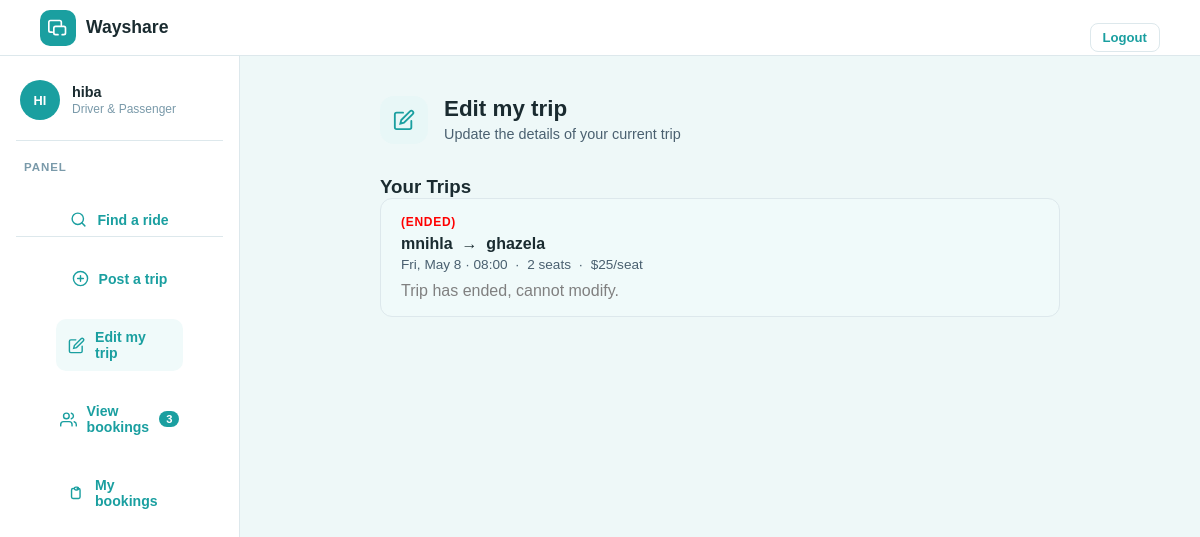
/myTrip.php (signed in), run on the app's committed database.
### tables this page shows
CREATE TABLE users (
    id INTEGER PRIMARY KEY AUTOINCREMENT,
    name TEXT,
    email TEXT UNIQUE,
    password TEXT
, phone TEXT);

CREATE TABLE rides (
    id INTEGER PRIMARY KEY AUTOINCREMENT,
    driver_id INTEGER,
    departure TEXT,
    destination TEXT,
    date TEXT,
    seats INTEGER, departure_time TEXT, price REAL, notes TEXT,
    FOREIGN KEY(driver_id) REFERENCES users(id)
);

### public/myTrip.php (the view, shortened to what this page needs)
<?php
require '../config/db.php';
$stmt = $pdo->prepare("SELECT * FROM users WHERE id = ?");
$stmt->execute([$_SESSION['user_id']]);
$user = $stmt->fetch();
$stmt = $pdo->prepare("SELECT * FROM rides WHERE driver_id = ? ORDER BY date DESC");
$stmt->execute([$_SESSION['user_id']]);
$rides = $stmt->fetchAll();
?>
<!DOCTYPE html>
<html>
<head>
    <link rel="stylesheet" href="../assets/style.css?v=1">
</head>
<body>
    <nav>
        <a class="nav-logo" href="findRide.php">
        <div class="logo-icon"><svg viewBox="0 0 24 24"><path d="M5 17H3a2 2 0 01-2-2V5a2 2 0 012-2h11a2 2 0 012 2v3m-4 12H9m10 0h-2m2 0a2 2 0 002-2v-6a2 2 0 00-2-2H9a2 2 0 00-2 2v6a2 2 0 002 2m10 0h-2" stroke="white" stroke-width="2" stroke-linecap="round" stroke-linejoin="round" fill="none"/></svg></div>
        <span>Wayshare</span>
        </a>
        <div class="nav-right auth-footer" id="searchNavRight">
            <a href="logout.php" class="btn-logout">Logout</a>
        </div>
    </nav>
    <div class="app-layout">
    <aside class="driver-sidebar">
      <div class="sidebar-header">
        <div class="sidebar-avatar">
            <?= strtoupper(substr($user['name'], 0, 2)) ?>
        </div>
        <div>
          <div class="sidebar-name">
            <?= $user['name'] ?>
          </div>
          <div class="sidebar-role">Driver &amp; Passenger</div>
        </div>
      </div>
      <div class="sidebar-section-label"> Panel</div>
      <nav class="sidebar-nav">
        <div class="auth-footer">
            <a class="snav-item " href="findRide.php">
            <svg viewBox="0 0 24 24" stroke-width="2" fill="none" stroke-linecap="round"><circle cx="11" cy="11" r="8"/><path d="m21 21-4.35-4.35"/></svg>
            Find a ride
            </a>
        </div>
        <div class="auth-footer">
            <a class="snav-item" href="postRide.php">
            <svg viewBox="0 0 24 24" stroke-width="2" fill="none" stroke-linecap="round"><circle cx="12" cy="12" r="10"/><line x1="12" y1="8" x2="12" y2="16"/><line x1="8" y1="12" x2="16" y2="12"/></svg>
            Post a trip
            </a>
        </div>
        <div class="auth-footer">
            <a class="snav-item active" href="myTrip.php">
            <svg viewBox="0 0 24 24" stroke-width="2" fill="none" stroke-linecap="round"><path d="M11 4H4a2 2 0 00-2 2v14a2 2 0 002 2h14a2 2 0 002-2v-7"/><path d="M18.5 2.5a2.121 2.121 0 013 3L12 15l-4 1 1-4 9.5-9.5z"/></svg>
            Edit my trip
            </a>
        </div>
        <div class="auth-footer">
            <a class="snav-item" href="viewbookings.php">
            <svg viewBox="0 0 24 24" stroke-width="2" fill="none" stroke-linecap="round"><path d="M17 21v-2a4 4 0 00-4-4H5a4 4 0 00-4 4v2"/><circle cx="9" cy="7" r="4"/><path d="M23 21v-2a4 4 0 00-3-3.87"/><path d="M16 3.13a4 4 0 010 7.75"/></svg>
            View bookings
            <span class="badge">3</span>
            </a>
        </div>
        <div class="auth-footer">
            <a class="snav-item" href="myBookings.php">
            <svg viewBox="0 0 24 24" stroke-width="2" fill="none" stroke-linecap="round"><path d="M9 5H7a2 2 0 00-2 2v10a2 2 0 002 2h8a2 2 0 002-2V7a2 2 0 00-2-2h-2M9 5a2 2 0 002 2h2a2 2 0 002-2M9 5a2 2 0 012-2h2a2 2 0 012 2"/></svg>
            My bookings
            </a>
        </div>
    </aside>
    <main class="panel-area">
        <div id="panel-edit" class="panel active">
          <div class="panel-inner">
            <div class="panel-title-row">
              <div class="panel-icon" style="background:#e8f7f7"><svg width="22" height="22" viewBox="0 0 24 24" stroke="#1a9fa0" stroke-width="2" fill="none" stroke-linecap="round"><path d="M11 4H4a2 2 0 00-2 2v14a2 2 0 002 2h14a2 2 0 002-2v-7"/><path d="M18.5 2.5a2.121 2.121 0 013 3L12 15l-4 1 1-4 9.5-9.5z"/></svg></div>
              <div>
                <h2>Edit my trip</h2>
                <p>Update the details of your current trip</p>
              </div>
            </div>
            <?php if (empty($rides)): ?>
              <p>No trips posted yet.</p>
            <?php else: ?>
              <h3>Your Trips</h3>
              <?php foreach ($rides as $ride): ?>
                <?php
                $trip_datetime = strtotime($ride['date'] . ' ' . $ride['departure_time']);
                $is_past = $trip_datetime < time();
                ?>
                <div class="current-trip-card">
                  <div class="ct-label"> <?php if ($is_past): ?><span style="color:red;">(Ended)</span><?php endif; ?></div>
                  <div class="ct-route"><?= htmlspecialchars($ride['departure']) ?> &nbsp;→&nbsp; <?= htmlspecialchars($ride['destination']) ?></div>
                  <div class="ct-meta"><?= date('D, M j', strtotime($ride['date'])) ?> · <?= $ride['departure_time'] ?> &nbsp;·&nbsp; <?= $ride['seats'] ?> seats &nbsp;·&nbsp; $<?= $ride['price'] ?>/seat</div>
                  <div class="form-actions" style="margin-top:10px;">
                    <?php if (!$is_past): ?>
                      <button type="button" class="btn-full" style="max-width:100px; margin-right:10px;" onclick="toggleEdit(<?= $ride['id'] ?>)">Edit</button>
                      <form method="post" style="display:inline;">
                        <button type="submit" name="delete" value="<?= $ride['id'] ?>" class="btn-danger" style="max-width:100px;" onclick="return confirm('Are you sure you want to delete this trip?')">Delete</button>
                      </form>
                    <?php else: ?>
                      <span style="color:gray;">Trip has ended, cannot modify.</span>
                    <?php endif; ?>
                  </div>
                </div>
              <?php endforeach; ?>
            <?php endif; ?>
          </div>
        </div>
    </main>
    </div>
</body>
</html>

### assets/style.css (style rules this page uses)
*, *::before, *::after { box-sizing: border-box; margin: 0; padding: 0; }
:root { --teal: #1a9fa0; --teal-dark: #138080; --teal-light: #e8f7f7; --teal-xlight: #f0fafa; --text-dark: #1a2b30; --text-mid: #4a6070; --text-light: #7a9aaa; --border: #dde8ec; --white: #ffffff; --bg: #eef8f8; --star: #f5a623; --card-shadow: 0 2px 16px rgba(26,159,160,0.08); }
body { font-family: 'DM Sans', sans-serif; background: var(--bg); color: var(--text-dark); min-height: 100vh; }
nav { background: var(--white); border-bottom: 1px solid var(--border); display: flex; align-items: center; justify-content: space-between; padding: 0 40px; height: 56px; position: sticky; top: 0; z-index: 100; }
.nav-logo { display: flex; align-items: center; gap: 10px; cursor: pointer; text-decoration: none; }
.logo-icon { width: 36px; height: 36px; background: var(--teal); border-radius: 10px; display: flex; align-items: center; justify-content: center; }
.logo-icon svg { width: 20px; height: 20px; fill: white; }
.nav-logo span { font-size: 1.1rem; font-weight: 700; color: var(--text-dark); }
.nav-right { display: flex; gap: 12px; align-items: center; }
.auth-footer { text-align: center; margin-top: 20px; font-size: 0.9rem; color: var(--text-mid); }
.auth-footer a { color: var(--teal); font-weight: 600; cursor: pointer; text-decoration: none; }
.btn-logout { background: none; border: 1.5px solid var(--border); color: var(--text-mid); font-family: inherit; font-size: 0.82rem; padding: 6px 12px; border-radius: 8px; cursor: pointer; transition: border-color 0.2s; }
.app-layout { display: flex; min-height: calc(100vh - 56px); }
.driver-sidebar { width: 240px; min-width: 240px; background: var(--white); border-right: 1px solid var(--border); padding: 24px 16px; display: flex; flex-direction: column; gap: 0; position: sticky; top: 56px; height: calc(100vh - 56px); overflow-y: auto; }
.sidebar-header { display: flex; align-items: center; gap: 12px; padding: 0 4px 20px; border-bottom: 1px solid var(--border); margin-bottom: 20px; }
.sidebar-avatar { width: 40px; height: 40px; background: var(--teal); border-radius: 50%; display: flex; align-items: center; justify-content: center; font-size: 0.8rem; font-weight: 700; color: white; flex-shrink: 0; }
.sidebar-name { font-size: 0.9rem; font-weight: 700; color: var(--text-dark); }
.sidebar-role { font-size: 0.75rem; color: var(--text-light); margin-top: 2px; }
.sidebar-section-label { font-size: 0.72rem; font-weight: 700; text-transform: uppercase; letter-spacing: 0.08em; color: var(--text-light); padding: 0 8px; margin-bottom: 8px; }
.sidebar-nav { display: flex; flex-direction: column; gap: 2px; }
.snav-item { display: flex; align-items: center; gap: 10px; padding: 10px 12px; border-radius: 10px; border: none; background: none; font-family: inherit; font-size: 0.88rem; font-weight: 500; color: var(--text-mid); cursor: pointer; transition: background 0.15s, color 0.15s; text-align: left; width: 100%; position: relative; }
.snav-item svg { width: 17px; height: 17px; stroke: currentColor; flex-shrink: 0; }
.snav-item.active { background: var(--teal-xlight); color: var(--teal); font-weight: 600; }
.badge { margin-left: auto; background: var(--teal); color: white; font-size: 0.7rem; font-weight: 700; padding: 2px 7px; border-radius: 999px; }
.panel-area { flex: 1; overflow-y: auto; }
.panel { display: none; }
.panel.active { display: block; }
.panel-inner { max-width: 760px; margin: 0 auto; padding: 40px 40px; }
.panel-title-row { display: flex; align-items: flex-start; gap: 16px; margin-bottom: 32px; }
.panel-icon { width: 48px; height: 48px; border-radius: 14px; display: flex; align-items: center; justify-content: center; flex-shrink: 0; }
.panel-title-row h2 { font-size: 1.4rem; font-weight: 700; color: var(--text-dark); margin-bottom: 4px; }
.panel-title-row p { font-size: 0.9rem; color: var(--text-mid); }
.form-actions { display: flex; margin-top: 28px; }
.current-trip-card { background: var(--teal-xlight); border: 1.5px solid var(--border); border-radius: 12px; padding: 16px 20px; margin-bottom: 24px; }
.ct-label { font-size: 0.75rem; font-weight: 700; text-transform: uppercase; letter-spacing: 0.06em; color: var(--teal); margin-bottom: 6px; }
.ct-route { font-size: 1rem; font-weight: 700; color: var(--text-dark); margin-bottom: 4px; }
.ct-meta { font-size: 0.85rem; color: var(--text-mid); }

### data on the page
users: name "HI", name "hiba"
rides: shows "(ENDED)", departure "mnihla", destination "ghazela", date "Fri, May 8", departure_time "08:00", seats "2", price "25", shows "Trip has ended, cannot modify."
